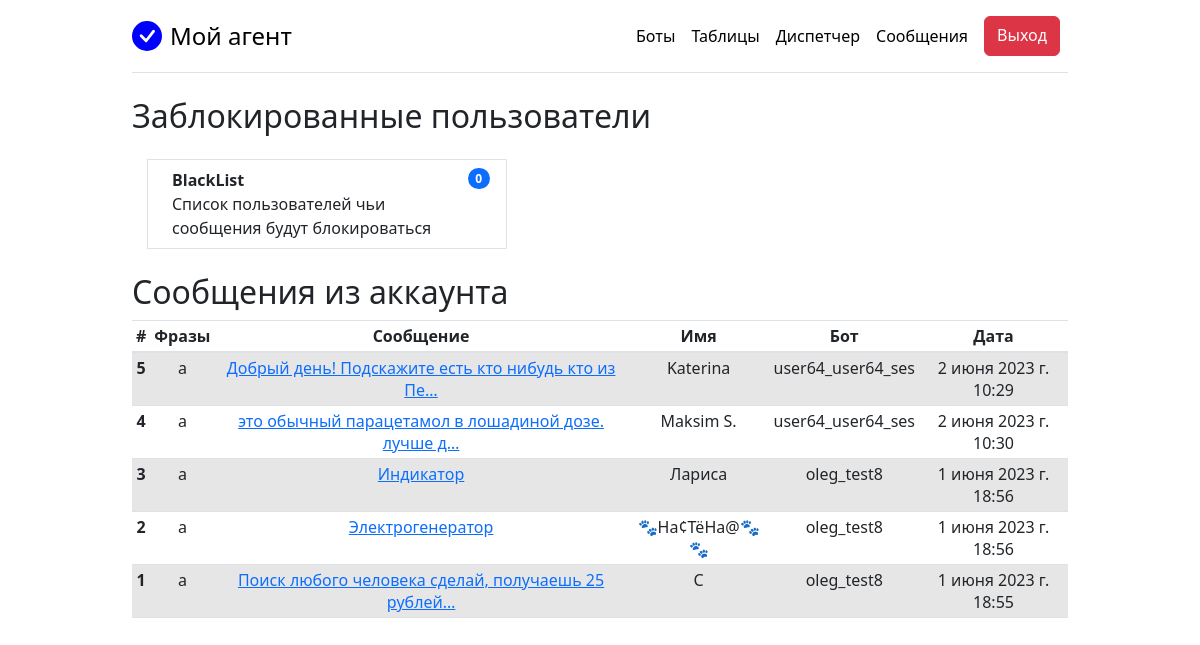
Page /tgparser/chat_messages/ (signed in) on the committed database.
### web_app/tgparser/models.py (models this page shows, shortened)
class ChatMessage(models.Model):
    phrase = models.CharField(max_length=200)
    message = models.TextField()
    url_message = models.CharField(max_length=200)
    first_name = models.CharField(max_length=120, null=True)
    last_name = models.CharField(max_length=120, null=True)
    tg_user_id = models.IntegerField()
    username = models.CharField(max_length=100, null=True)
    phone = models.CharField(max_length=100, null=True)
    session = models.CharField(max_length=40)
    created_at = models.DateTimeField()
    class Meta:
        verbose_name = 'Сообщение из чата'
        verbose_name_plural = 'Сообщения из чатов'

### web_app/tgparser/views.py (the view)
# urls.py: path('chat_messages/', views.view_messages, name='view_messages'),
def view_messages(request):
    if request.user.is_superuser:
        msgs = ChatMessage.objects.all().order_by('-id')
    elif request.user.is_authenticated:
        bot_instances = Bot.objects.filter(owner=request.user)
        file_names = [bot_instance.get_file_name() for bot_instance in bot_instances]
        msgs = ChatMessage.objects.filter(session__in=file_names).order_by('-id')
    else:
        messages.warning(request, 'Пройдите аутентификацию')
        return redirect('home')
    count_block_usr = BlockedUsers.objects.filter(owner=request.user).count()
    context = {'msgs': msgs, 'title': 'Сообщения', 'count_block_usr': count_block_usr}
    return render(request, 'msg/messages.html', context)

### templates/msg/messages.html
{% extends 'base.html' %}
{% load bootstrap4 %}
{% block content %}
<h2>Заблокированные пользователи</h2>
<div class="row my-4">
  <div class="col">
    <ul class="list-group list-group-horizontal flex-wrap">
      <div class="col-md-5">
        <a href="{% url 'view_blocked_users' %}" class="list-group-item list-group-item-action">
          <li class="d-flex justify-content-between align-items-start">
            <div class="ms-2 me-auto">
              <div class="fw-bold">BlackList</div>
              Список пользователей чьи сообщения будут блокироваться
            </div>
            <span class="badge bg-primary rounded-pill ms-2">{{count_block_usr}}</span>
          </li>
        </a>
      </div>
    </ul>
  </div>
</div>
<h2>Сообщения из аккаунта</h2>
  <table class="table table-striped text-center table-sm">
    <thead>
      <tr>
        <th>#</th>
        <th>Фразы</th>
        <th>Сообщение</th>
        <th>Имя</th>
        <th>Бот</th>
        <th>Дата</th>
      </tr>
     </thead>
     <tbody>
      {% for msg in msgs %}
        <tr>
          <th>{{ msg.pk }}</th>
          <td>{{ msg.phrase }}</td>
          <td><a href="{% url 'msg_detail' msg.pk %}">{{ msg.message|truncatechars:50 }}</a></td>
          <td>{{ msg.first_name }}</td>
          <td>{{ msg.session }}</td>
          <td>{{ msg.created_at }}</td>
        </tr>
      {% endfor %}
     </tbody>
  </table>
{% endblock %}

### static/pricing.css (style rules this page uses)
body { background-image: linear-gradient(180deg, var(--bs-body-secondary-bg), var(--bs-body-bg) 100px, var(--bs-body-bg)); }

### rows in the picture
ChatMessage: pk "5", phrase "а", message "Добрый день! Подскажите есть кто нибудь кто из Пе…", first_name "Katerina", session "user64_user64_ses", created_at "2 июня 2023 г. 10:29"
ChatMessage: pk "4", phrase "а", message "это обычный парацетамол в лошадиной дозе. лучше д…", first_name "Maksim S.", session "user64_user64_ses", created_at "2 июня 2023 г. 10:30"
ChatMessage: pk "3", phrase "а", message "Индикатор", first_name "Лариса", session "oleg_test8", created_at "1 июня 2023 г. 18:56"
ChatMessage: pk "2", phrase "а", message "Электрогенератор", first_name "🐾На¢ТёНа@🐾🐾", session "oleg_test8", created_at "1 июня 2023 г. 18:56"
ChatMessage: pk "1", phrase "а", message "Поиск любого человека сделай, получаешь 25 рублей…", first_name "C", session "oleg_test8", created_at "1 июня 2023 г. 18:55"

### other values in the picture
{{ count_block_usr }} "0"
